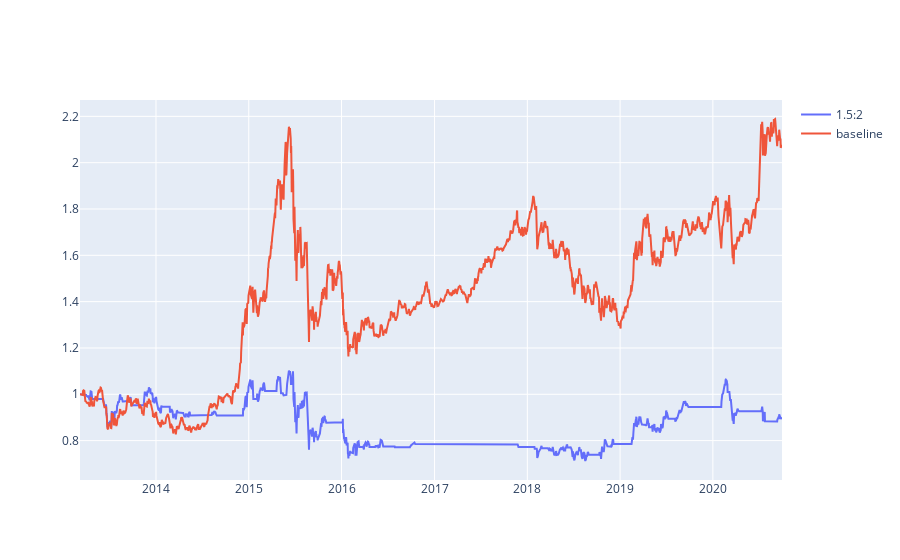

The notebook cell this image was saved under:
### Code cell
lstdf = []
assets = ['cnfunds.510310']

buy0 = trading2_pb2.CtrlCondition(
    name='indicatorsv',
    vals=[-0.015],
    operators=['<='],
    strVals=['roc.1'],
)

sell0 = trading2_pb2.CtrlCondition(
    name='indicatorsv',
    vals=[0.03],
    operators=['>='],
    strVals=['roc.1'],
)

sell1 = trading2_pb2.CtrlCondition(
    name='indicatorsp',
    operators=['downcross'],
    strVals=['ema.20'],
)

paramsbuy = trading2_pb2.BuyParams(
    perHandMoney=1,
)

paramssell = trading2_pb2.SellParams(
    perVolume=1,
)

paramsinit = trading2_pb2.InitParams(
    money=10000,
)

df0 = libtrdb2.simTradingEx2(trdb2cfg, assets, 0, -1, [buy0], [sell1], paramsbuy, paramssell, paramsinit, None)
lstdf.append({'title': '1.5:2', 'df': df0})

# baseline    
buy0 = trading2_pb2.CtrlCondition(
    indicator='buyandhold',
)

paramsbuy = trading2_pb2.BuyParams(
    perHandMoney=1,
)

paramsinit = trading2_pb2.InitParams(
    money=10000,
)

df0 = libtrdb2.simTradingEx(trdb2cfg, assets, 0, -1, buy0, None, paramsbuy, None, paramsinit, None)
lstdf.append({'title': 'baseline', 'df': df0})    

libtrdb2.showSimTradingEx('跌幅超过1.5买入涨幅超过3卖掉', lstdf, False)

### Figure 1 — Plotly figure (JSON) as saved in the notebook; plotly's stock layout.template omitted (floating-point values rounded to 4 significant figures; data arrays with more than 128 entries replaced by an {"elided": "..."} marker saying what was removed)
{"data": [{"mode": "lines", "name": "1.5:2", "type": "scatter", "x": {"elided": "1846 str values"}, "y": {"elided": "1846 float values"}}, {"mode": "lines", "name": "baseline", "type": "scatter", "x": {"elided": "1846 str values"}, "y": {"elided": "1846 float values"}}], "layout": {}}
